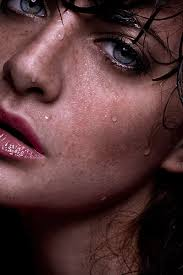
#> input picture Opencv301/03_OPENCVDE_GORUNTU_ISLEME/08_FAST_IMAGE_EDGE_FILTERING_ALGORITHM/fastimage.jpg, 183 x 275 px
$ python edge_filtering.py
#> lines starting #> are read from the running program, lines starting #| are printed output that depends on the picture
#Fast Image Edge Filtering
#edgePreservingFilter

import cv2 as cv
import numpy as np

src = cv.imread("fastimage.jpg")
#> src is the input picture: shape (275, 183, 3); mean B, G, R 54.6, 53.3, 84.5
cv.imshow("input", src)
cv.waitKey(0)

h, w = src.shape[:2]
#> h = 275; w = 183

dst = cv.edgePreservingFilter(src, sigma_s=100 , sigma_r=0.4,flags=cv.RECURS_FILTER)
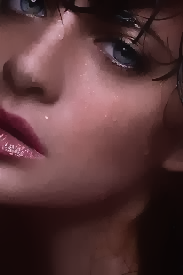
#> dst: shape (275, 183, 3); mean B, G, R 55.5, 54.2, 86.5
result = np.zeros([h, w*2,3], dtype=src.dtype)
result[0:h,0:w :] = src
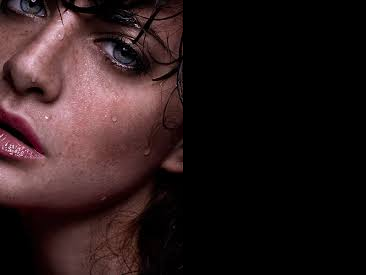
#> result: shape (275, 366, 3); mean B, G, R 27.3, 26.6, 42.2
result[0:h:,w:2*w,:] = dst
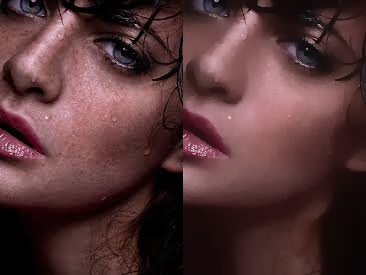
#> result: shape (275, 366, 3); mean B, G, R 55, 53.7, 85.5

result = cv.resize(result,(h,w//2))
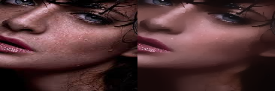
#> result: shape (91, 275, 3); mean B, G, R 54.8, 53.5, 85.3
cv.imshow("result", result)
cv.waitKey(0)
